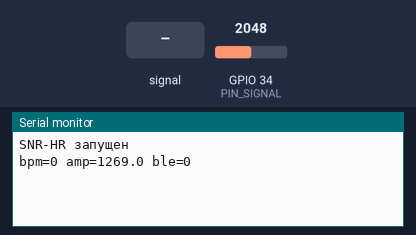
Recording of a sketch running on a simulated ESP32. On the bench: the last lines printed to the serial monitor. The test bench sets the inputs (shaded band); at power-on: GPIO 34 (PIN_SIGNAL) = 2048. Nothing arrives over Bluetooth unless stated; a phone connects over Bluetooth LE 3 s after start.

Above: at 1.2 s.
1.3 s: GPIO 34 (PIN_SIGNAL) fed a 200 Hz sine of ±327 counts around its level
At 2.8 s:
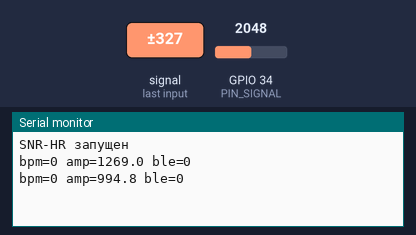
4.3 s: GPIO 34 (PIN_SIGNAL) set to 1960
At 5.4 s:
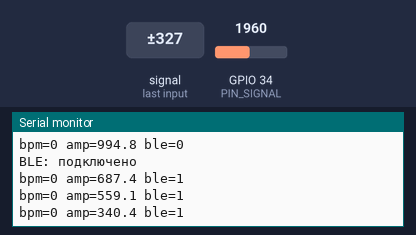
5.8 s: GPIO 34 (PIN_SIGNAL) fed a 1000 Hz sine of ±1023 counts around its level
At 7.2 s:
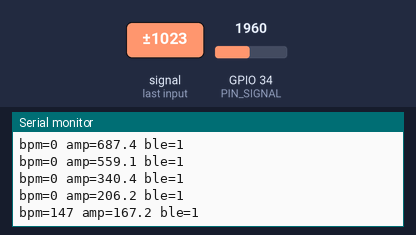
7.3 s: GPIO 34 (PIN_SIGNAL) set to 2040
At 8.8 s:
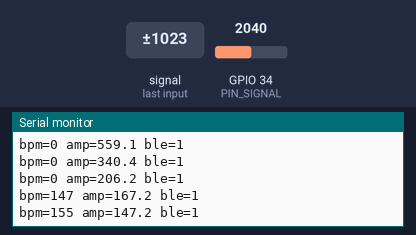
Timing chart, 0 to 9.8 s (numbered marks = the images above; inputs shaded):
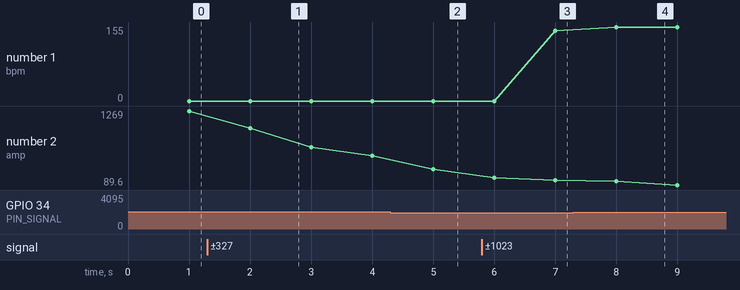

The sketch:

snr_hr_esp32.ino
```cpp
// СНР OS: прошивка ESP32 — пульс с Pulse Sensor по Bluetooth LE (стандартный сервис Heart Rate 0x180D).
// Плата: классический ESP32 (WROOM). Датчик: питание 3,3 В, сигнал на GPIO34.
// Arduino IDE: плата «ESP32 Dev Module», пакет esp32 от Espressif.
// Статус: НЕ СОБРАНО И НЕ ПРОВЕРЕНО на железе. Проверить при первом запуске.

#include <BLEDevice.h>
#include <BLEServer.h>
#include <BLEUtils.h>
#include <BLE2902.h>
#include <string.h>

static const int      PIN_SIGNAL = 34;
static const uint32_t SAMPLE_MS  = 10;     // ~100 Гц
static const uint32_t REPORT_MS  = 1000;   // отправка раз в секунду
static const uint32_t REFRACT_MS = 300;    // не чаще ~200 ударов в минуту
static const float    MIN_AMP    = 15.0f;  // меньше — палец не на датчике

BLECharacteristic *hrChar = nullptr;
bool connected = false;

const int WIN = 8;
float buf[WIN];
int   bi = 0;
float baseline = 0;
float peakAmp  = 0;
bool  above = false;
uint32_t lastPeak = 0;
uint32_t lastReport = 0;
uint32_t lastSample = 0;

uint32_t ib[5];
int ibCount = 0;
int bpm = 0;

class ServerCB : public BLEServerCallbacks {
  void onConnect(BLEServer *) override {
    connected = true;
    Serial.println("BLE: подключено");
  }
  void onDisconnect(BLEServer *) override {
    connected = false;
    Serial.println("BLE: отключено, снова ищем");
    BLEDevice::startAdvertising();
  }
};

void setupBLE() {
  BLEDevice::init("SNR-HR");
  BLEServer *server = BLEDevice::createServer();
  server->setCallbacks(new ServerCB());
  BLEService *svc = server->createService(BLEUUID((uint16_t)0x180D));
  hrChar = svc->createCharacteristic(BLEUUID((uint16_t)0x2A37), BLECharacteristic::PROPERTY_NOTIFY);
  hrChar->addDescriptor(new BLE2902());
  svc->start();
  BLEAdvertising *adv = BLEDevice::getAdvertising();
  adv->addServiceUUID(BLEUUID((uint16_t)0x180D));
  adv->setScanResponse(true);
  BLEDevice::startAdvertising();
}

void pushInterval(uint32_t d) {
  if (ibCount < 5) {
    ib[ibCount++] = d;
  } else {
    memmove(ib, ib + 1, 4 * sizeof(uint32_t));
    ib[4] = d;
  }
}

// Один отсчёт АЦП: сглаживание, убираем медленный дрейф, ищем подъём над порогом.
void processSample(int raw) {
  buf[bi] = raw;
  bi = (bi + 1) % WIN;
  float s = 0;
  for (int i = 0; i < WIN; i++) s += buf[i];
  float sm = s / WIN;

  baseline = baseline * 0.995f + sm * 0.005f;
  float x = sm - baseline;
  peakAmp = max(peakAmp * 0.995f, x);

  uint32_t now = millis();
  float th = peakAmp * 0.5f;
  if (!above && peakAmp > MIN_AMP && x > th && now - lastPeak > REFRACT_MS) {
    above = true;
    if (lastPeak > 0) {
      uint32_t d = now - lastPeak;
      if (d > 300 && d < 2000) pushInterval(d);  // 30–200 уд/мин
    }
    lastPeak = now;
  } else if (above && x < th * 0.6f) {
    above = false;
  }
}

void computeBpm() {
  if (peakAmp < MIN_AMP || ibCount < 3) {
    bpm = 0;
    return;
  }
  uint32_t sum = 0;
  for (int i = 0; i < ibCount; i++) sum += ib[i];
  float avg = (float)sum / ibCount;
  bpm = (int)(60000.0f / avg + 0.5f);
  if (bpm < 40 || bpm > 200) bpm = 0;
}

void setup() {
  Serial.begin(115200);
  analogSetPinAttenuation(PIN_SIGNAL, ADC_11db);  // диапазон до 3,3 В
  pinMode(PIN_SIGNAL, INPUT);
  setupBLE();
  Serial.println("SNR-HR запущен");
}

void loop() {
  uint32_t now = millis();

  if (now - lastSample >= SAMPLE_MS) {
    lastSample = now;
    processSample(analogRead(PIN_SIGNAL));
  }

  if (now - lastReport >= REPORT_MS) {
    lastReport = now;
    computeBpm();
    Serial.printf("bpm=%d amp=%.1f ble=%d\n", bpm, peakAmp, connected ? 1 : 0);
    if (connected && bpm > 0) {
      // Формат Heart Rate Measurement: флаги 0x00 (uint8 без контакта), затем значение.
      uint8_t payload[2] = {0x00, (uint8_t)bpm};
      hrChar->setValue(payload, 2);
      hrChar->notify();
    }
  }
}
```

Measured:
- after the input at 1.3 s, the serial monitor: prints a new line after 0.70 s (image 1)
- after the input at 4.3 s, the serial monitor: prints a new line after 0.70 s (image 2)
- after the input at 5.8 s, the serial monitor: prints a new line after 1.2 s (image 3)
- after the input at 7.3 s, the serial monitor: prints a new line after 0.70 s (image 4)
- plotted number 1: 0 → 147 after the input at 5.8 s, 147 → 155 after the input at 7.3 s
- plotted number 2: 1269 → 559.1 after the input at 1.3 s, 559.1 → 340.4 after the input at 4.3 s, 340.4 → 167.2 after the input at 5.8 s, 167.2 → 89.6 after the input at 7.3 s
